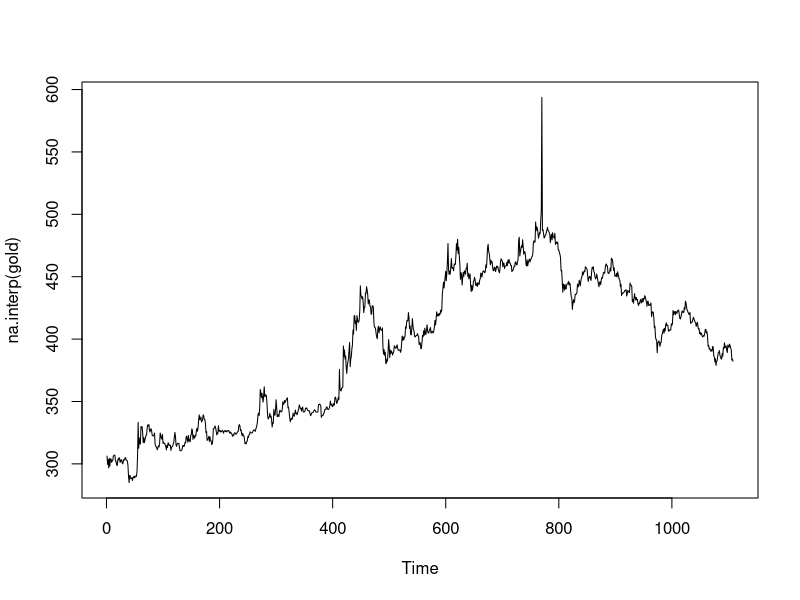

The R source for this figure:
library(forecast)


### Name: na.interp
### Title: Interpolate missing values in a time series
### Aliases: na.interp
### Keywords: ts

### ** Examples


data(gold)
plot(na.interp(gold))
